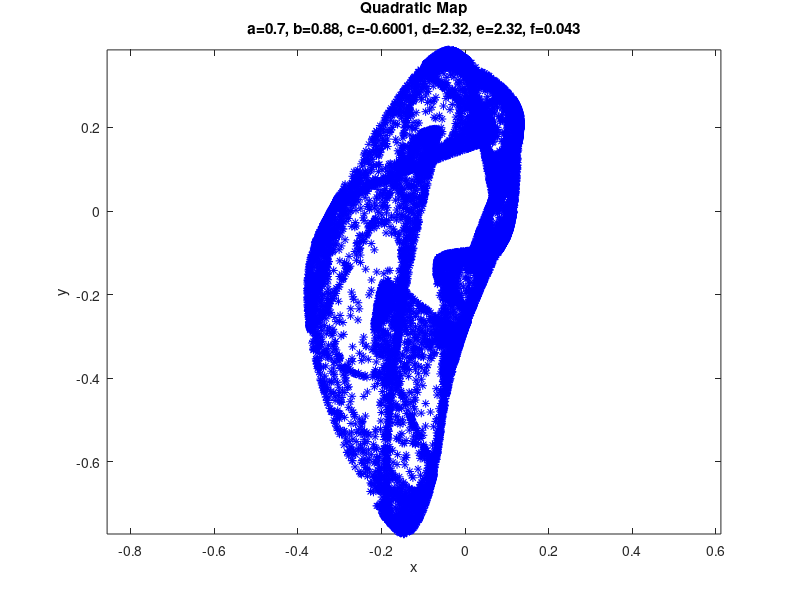
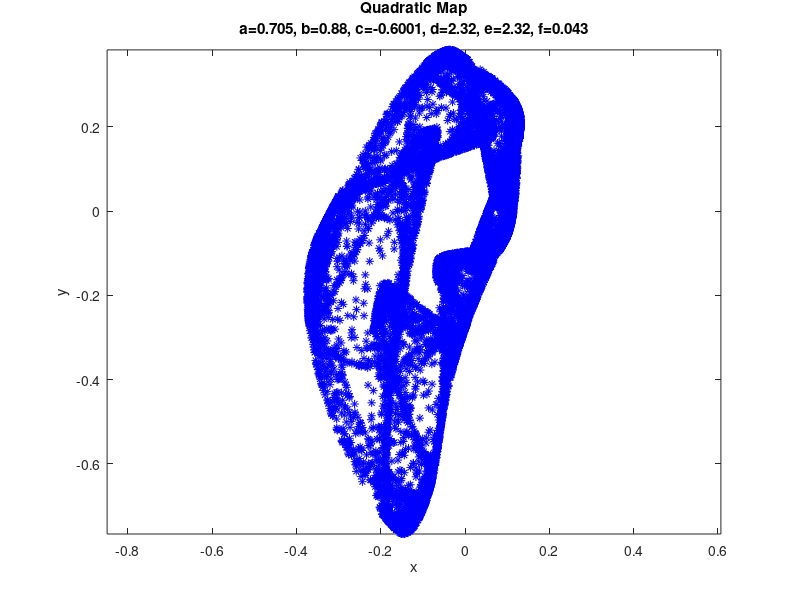
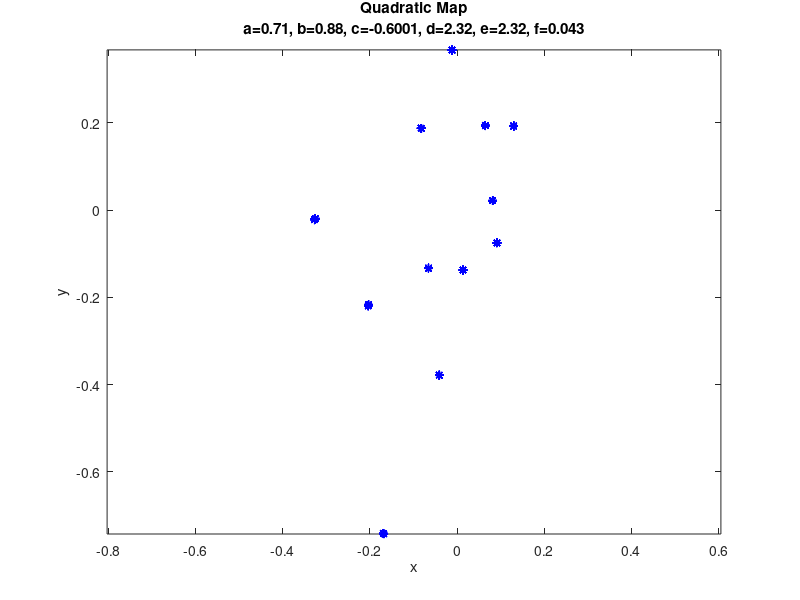
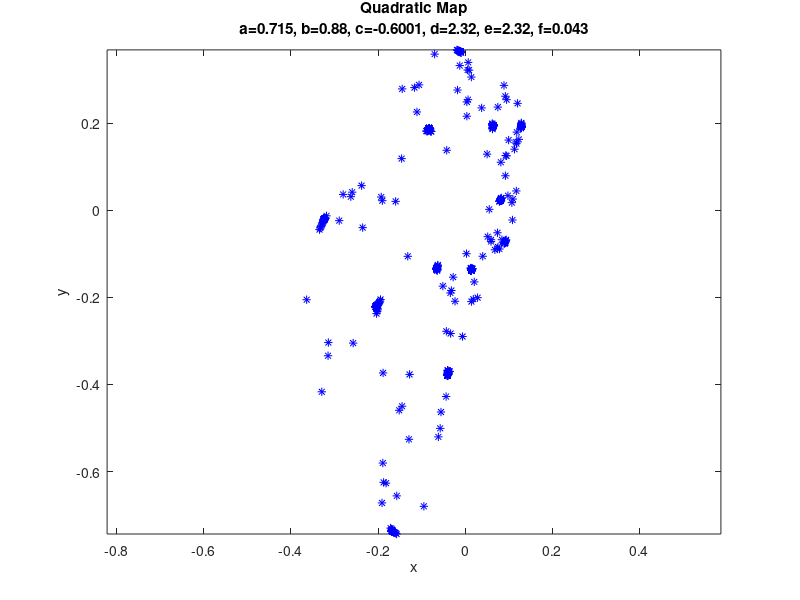

MATLAB code to generate these figures, in order:
clear all; close all; clc;

%% variable
% a = 1.4; b = 0.3;
a = 0.5501; b = 0.88; c = -0.6001; d = 2.32001; e = 2.32; f = 0.043;
iter = 20000; % number of iteration
trunc = 500;

%% quadratic map
% x = @(a,xy)(1+xy(2)-a*xy(1)^2);
% y = @(b,xy)(b*xy(1));

x = @(a,b,c,xy)(xy(1)^2-a*xy(2)^2+b*xy(1)+c*xy(2));
y = @(d,e,f,xy)(d*xy(1)*xy(2)+e*xy(1)+f*xy(2));

init = [-0.5,-0.5];
xy_result(1,:) = init;

ap = 0.7 : 0.005 : 0.735;
% bp = 0.69 : 0.005 : 0.725;
% cp = -0.58 : 0.01 : -0.51;
% dp = 7.20 : 0.02 : 7.34;
% ep = 2.4 : 0.004 : 2.428;
% fp = 0.05 : 0.001 : 0.057;

for j = 1 : length(ap)
    figure('units','normalized','outerposition',[0 0 1 1]);
    
    a = ap(j);
    for i = 2:iter
%         xy_result(i,:) = [x(a,xy_result(i-1,:)),y(b,xy_result(i-1,:))];
        xy_result(i,:) = [x(a,b,c,xy_result(i-1,:)),y(d,e,f,xy_result(i-1,:))];
    end
    plot(xy_result(trunc:iter,1),xy_result(trunc:iter,2),'b*');
    axis equal;
    title({['Quadratic Map'];['a=',num2str(a),', b=',num2str(b),', c=',num2str(c),', d=',num2str(d),', e=',num2str(e),', f=',num2str(f)]});
    xlabel('x');
    ylabel('y');
end